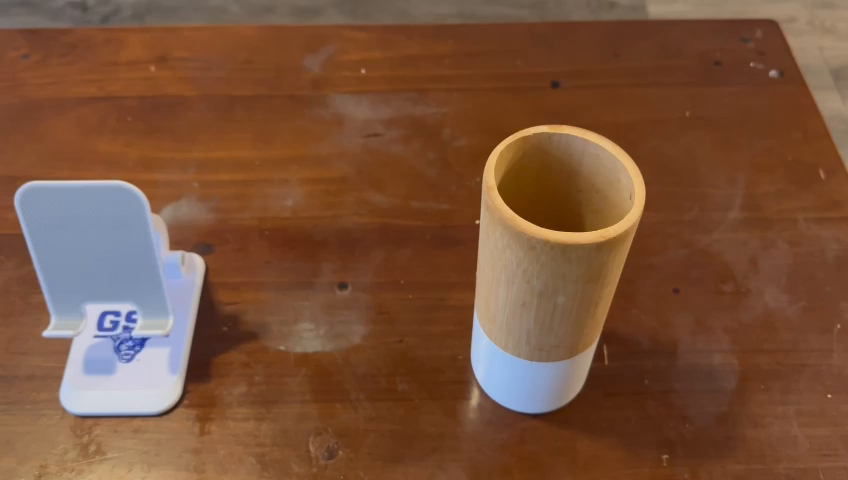
#> input picture frame 30 of CVAssignment3/CV Video.mp4, 848 x 480 px
$ jupyter execute --allow-errors CVass3.ipynb
#> lines starting #> are read from the running program, lines starting #| are printed output that depends on the picture; after the words box and inside, x2 and y2 are one past the last pixel; in counts of white or black regions, pixels touching at a corner belong together
# Q1

[cell 1]
import cv2
import numpy as np

# Function to calculate SSD (Sum of Squared Differences)
def ssd(image1, image2):
    diff = image1 - image2
    return np.sum(diff ** 2)

# Function to find the best match for the object in the scene
def find_best_match(cropped_region, dataset):
    best_match_index = -1
    best_match_score = float('inf')
    for i, image in enumerate(dataset):
        score = ssd(cropped_region, image)
        if score < best_match_score:
            best_match_score = score
            best_match_index = i
    return best_match_index, best_match_score

# Load your video
video_path = 'CV Video.mp4'
cap = cv2.VideoCapture(video_path)

# Capture a frame from the video
fps = cap.get(cv2.CAP_PROP_FPS)
frame_count = int(cap.get(cv2.CAP_PROP_FRAME_COUNT))
frame_width = int(cap.get(cv2.CAP_PROP_FRAME_WIDTH))
frame_height = int(cap.get(cv2.CAP_PROP_FRAME_HEIGHT))
duration = frame_count // fps

# Extract frames
dataset = []
while True:
    ret, frame = cap.read()
#> frame is the input picture: shape (480, 848, 3); mean B, G, R 58.2, 82.4, 122
    if not ret:
        break
    dataset.append(frame)
    cv2.imshow('Frame', frame)
    if cv2.waitKey(1) & 0xFF == ord('q'):
#> (key q is pressed here)
        break

# Select a frame for ROI selection
#> (the rest of this cell did not finish here and is left out)

# Q3

[cell 2]
import cv2
import numpy as np

image1 = cv2.imread("marker1.jpeg")
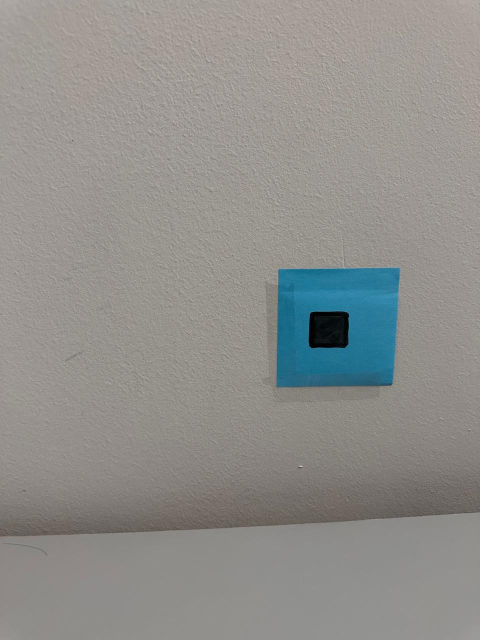
#> input picture CVAssignment3/marker1.jpeg, 960 x 1280 px (shown at 1/2 size)
#> image1 is the input picture: shape (1280, 960, 3); mean B, G, R 139.7, 143.1, 143.7
image2 = cv2.imread("marker2.jpeg")
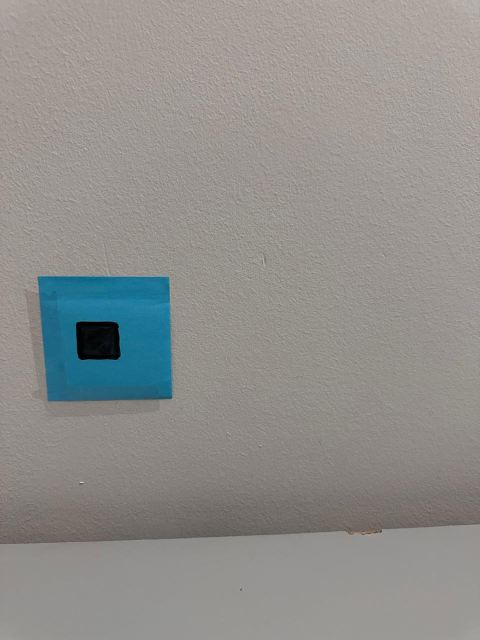
#> input picture CVAssignment3/marker2.jpeg, 960 x 1280 px (shown at 1/2 size)
#> image2 is the input picture: shape (1280, 960, 3); mean B, G, R 140, 143.1, 143.8
Z = 300

x, y, w, h = [100,200,50,1]
cv2.rectangle(image1, (x, y), (x + w, y + h), (0, 255, 0), 5)
#> image1: shape (1280, 960, 3); 0.04% of pixels changed, all inside (x1, y1, x2, y2) = (97, 197, 154, 205)

Ip1x = (x + (x+w))//2
Ip1Y = (y + (y+h))//2

x, y, w, h = [200,300,100,1]
cv2.rectangle(image2, (x, y), (x + w, y + h), (0, 255, 0), 5)
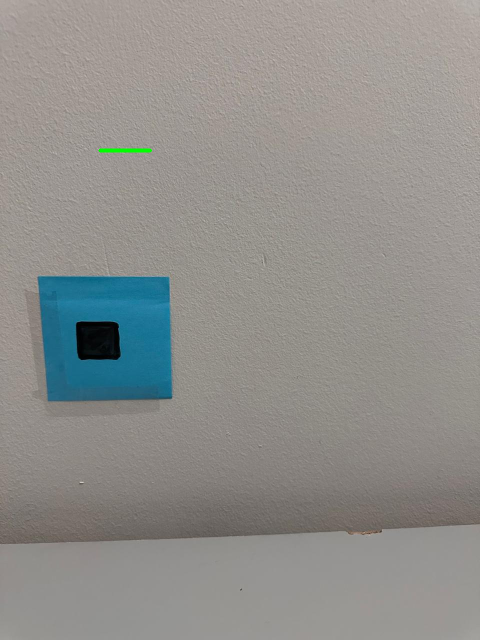
#> image2: shape (1280, 960, 3) (shown at 1/2 size); 0.07% of pixels changed, all inside (x1, y1, x2, y2) = (197, 297, 304, 305)

Ip2x = (x + (x+w))//2
Ip2Y = (y + (y+h))//2

dist = 150

focal = 24

D = round((dist * focal)/abs(Ip1x - Ip2x), 2)

print("Distance: {} mm".format(D))
cv2.waitKey(0)

$ run again, starting later in the video
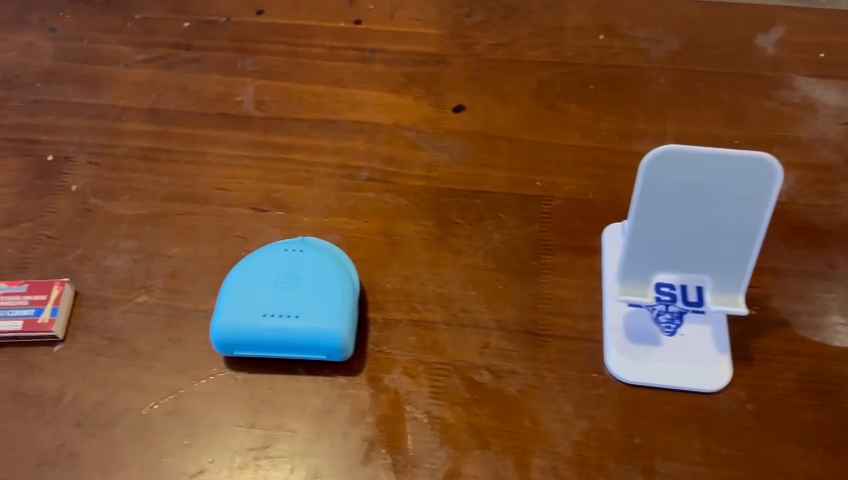
#> input picture frame 135 of CVAssignment3/CV Video.mp4, 848 x 480 px
#> frame is the input picture: shape (480, 848, 3); mean B, G, R 49.6, 77.6, 117.1
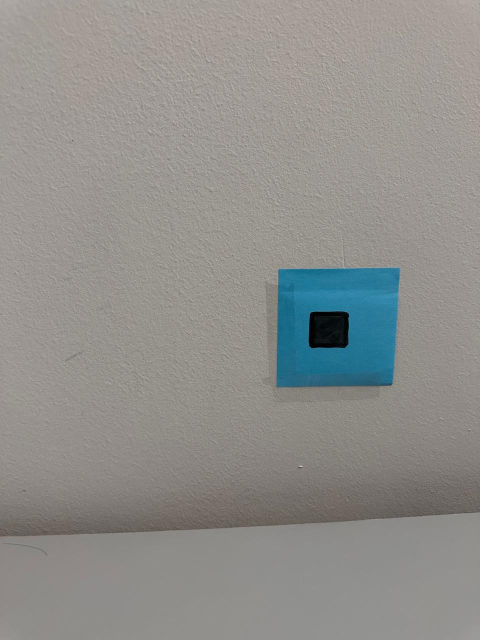
#> input picture CVAssignment3/marker1.jpeg, 960 x 1280 px (shown at 1/2 size)
#> image1 is the input picture: shape (1280, 960, 3); mean B, G, R 139.7, 143.1, 143.7
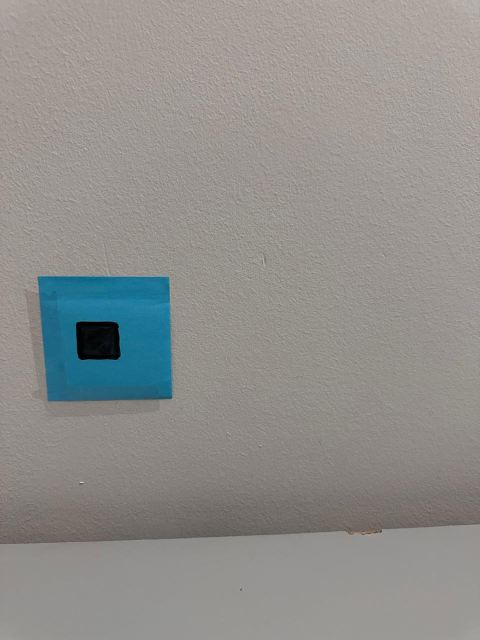
#> input picture CVAssignment3/marker2.jpeg, 960 x 1280 px (shown at 1/2 size)
#> image2 is the input picture: shape (1280, 960, 3); mean B, G, R 140, 143.1, 143.8
#> image1: shape (1280, 960, 3); 0.04% of pixels changed, all inside (x1, y1, x2, y2) = (97, 197, 154, 205)
#> image2: shape (1280, 960, 3); 0.07% of pixels changed, all inside (x1, y1, x2, y2) = (197, 297, 304, 305)

$ run again, starting later in the video
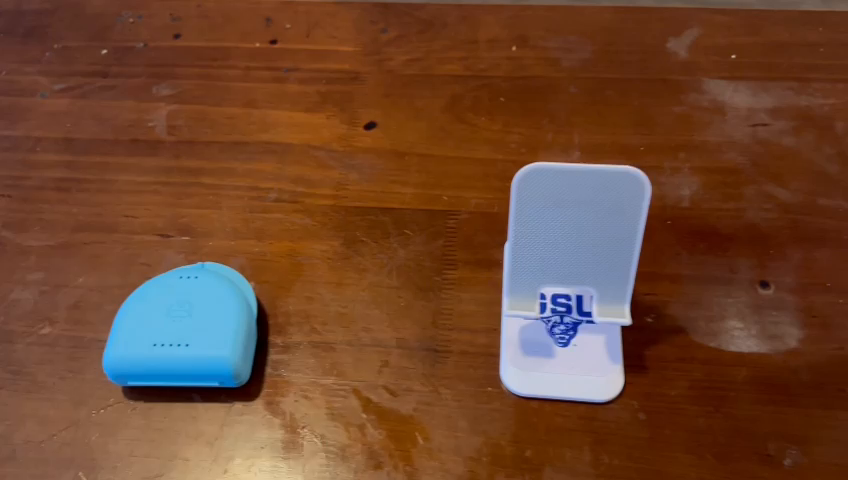
#> input picture frame 240 of CVAssignment3/CV Video.mp4, 848 x 480 px
#> frame is the input picture: shape (480, 848, 3); mean B, G, R 47.9, 70.8, 111.3
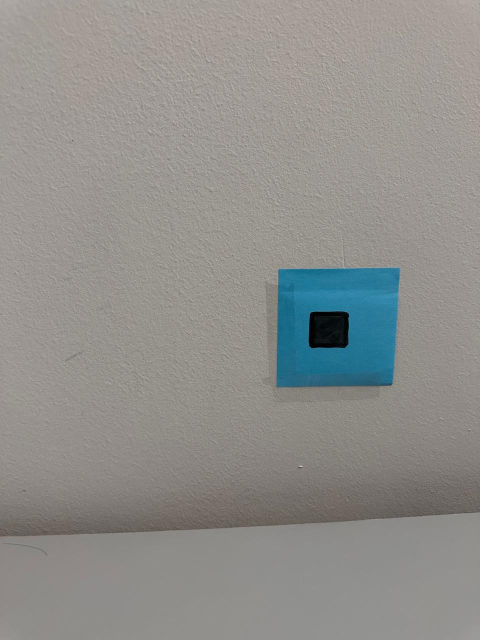
#> input picture CVAssignment3/marker1.jpeg, 960 x 1280 px (shown at 1/2 size)
#> image1 is the input picture: shape (1280, 960, 3); mean B, G, R 139.7, 143.1, 143.7
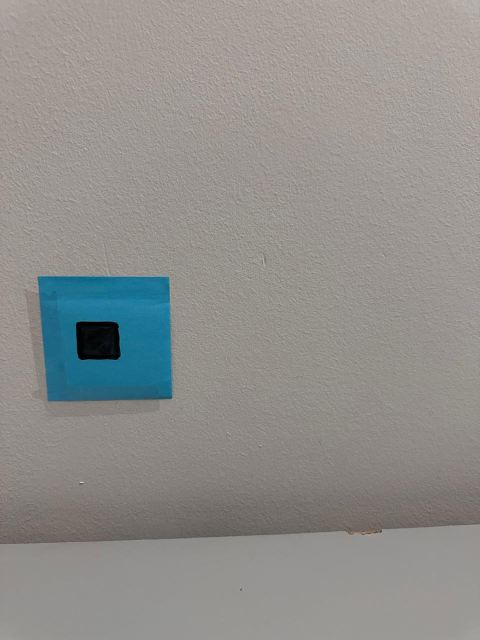
#> input picture CVAssignment3/marker2.jpeg, 960 x 1280 px (shown at 1/2 size)
#> image2 is the input picture: shape (1280, 960, 3); mean B, G, R 140, 143.1, 143.8
#> image1: shape (1280, 960, 3); 0.04% of pixels changed, all inside (x1, y1, x2, y2) = (97, 197, 154, 205)
#> image2: shape (1280, 960, 3); 0.07% of pixels changed, all inside (x1, y1, x2, y2) = (197, 297, 304, 305)
